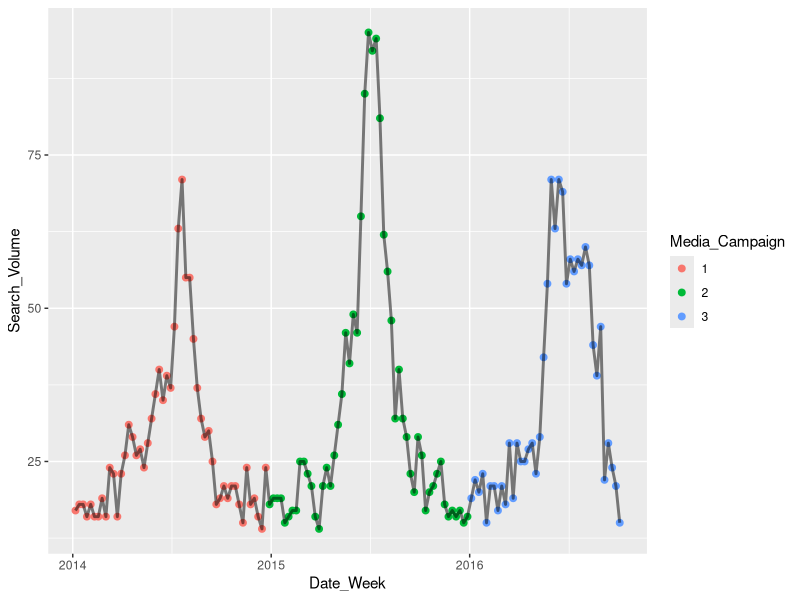
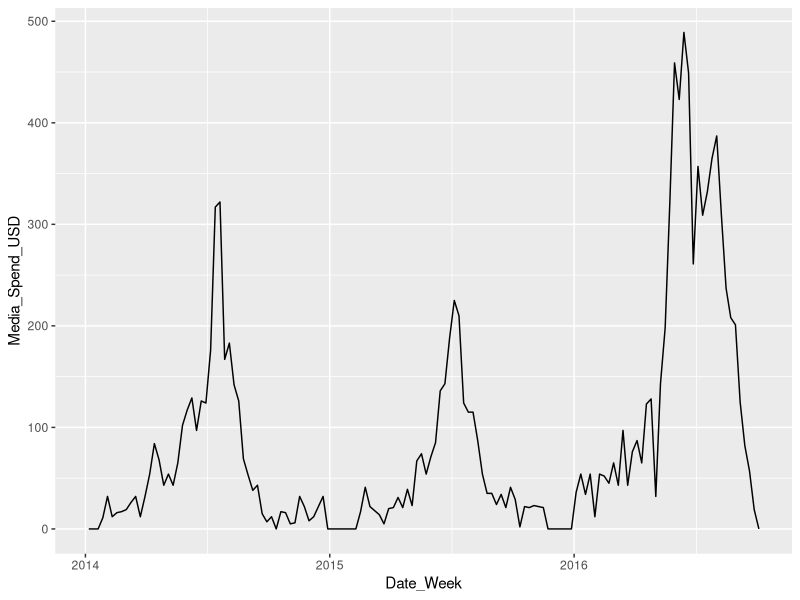
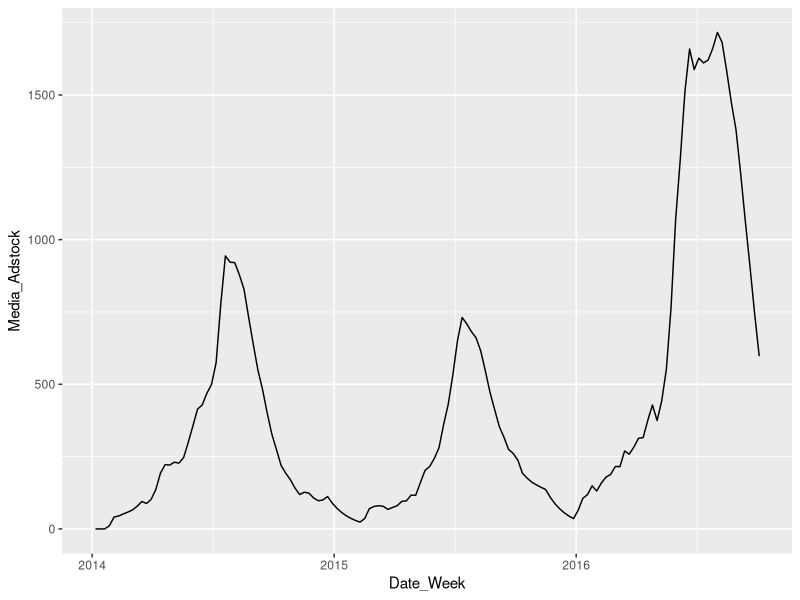
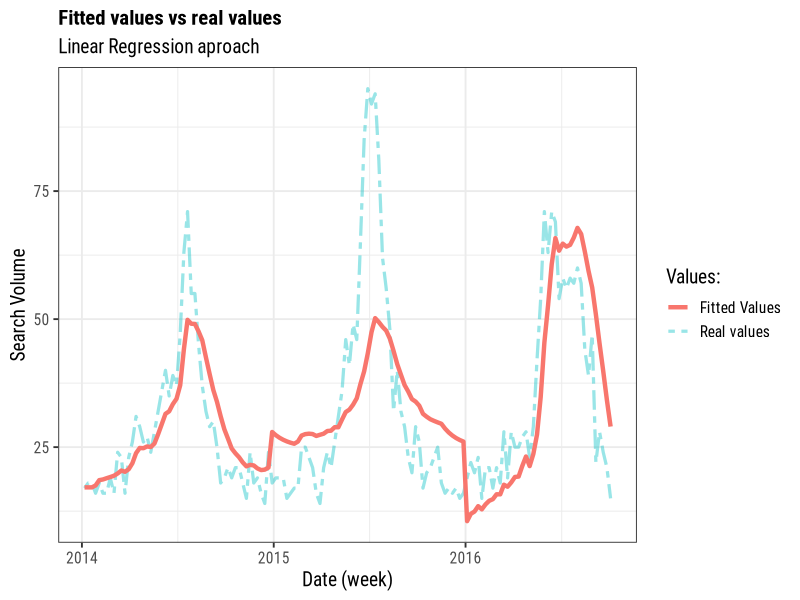

These charts were generated, in order, by the following R code:
rm(list = ls()) # Clean the WorkSpace
#-----------------------------------------
#                 Libraries              -
#-----------------------------------------

library (ggplot2)
library(lubridate)
library(tidyverse)
library(data.table)
library(fastDummies)

#----------------------------------------

# Read the data 
data <- read.csv2("data.csv", 
                  sep = ',',
                  col.names = c('Date_Week', 'Media_Spend_USD', 
                                'Media_Campaign', 'Search_Volume'))

# Transform from string type to date type
data$Date_Week <-data$Date_Week %>% 
  dmy()


# Transform from string type to factor type 
data$Media_Campaign <- data$Media_Campaign %>% as.factor()
  

# Exploratory graph of Search_Volume
g <- ggplot(data, aes(x = Date_Week , y = Search_Volume))

g +  geom_point(size = 2, aes( color = Media_Campaign)) + geom_line(size = 1, alpha = 0.5) # +  facet_grid(Media_Campaign~ .)


# Exploratory graph of Media_Spend_USD
g <- ggplot(data, aes(x = Date_Week , y = Media_Spend_USD  ))
g + geom_line()


# Defining factor retention
Retention_Factor <- 0.8

Adstock <- function(X, Retention_Factor)
{
  return (as.numeric(stats::filter(X, Retention_Factor, method="recursive"))) 
}

#Creating the Media_Adstock variable
data$Media_Adstock <- Adstock(data$Media_Spend_USD, Retention_Factor)


# Exploratory graph of Media_Adstock
g <- ggplot(data, aes(x = Date_Week , y = Media_Adstock))
g + geom_line()



# Creating a lineal model 

lineal_model <- lm(data$Search_Volume ~ data$Media_Adstock + data$Media_Campaign)
summary(lineal_model)

lineal_model_fitted <- lineal_model$fitted.values

data$fitted_values <- lineal_model_fitted
#theme_minimal()

#Creating fitted graph
  theme_set(theme_bw(base_size = 14, base_family = "Roboto Condensed"))

g_fitted <- ggplot (data, aes(x = Date_Week))
g_fitted + 
  geom_line(aes(y = Search_Volume, color = 'Real values'),alpha = 0.4, 
            linetype = 'twodash',size = 1.1) +
  geom_line(aes(y = fitted_values, color = 'Fitted Values' ), size = 1.5) +
    labs(x = 'Date (week)', y = 'Search Volume', 
         title = "Fitted values vs real values",
         subtitle = 'Linear Regression aproach')+
  theme(plot.title = element_text(size = 15, face = "bold")) +
  scale_color_discrete("Values:")

  
